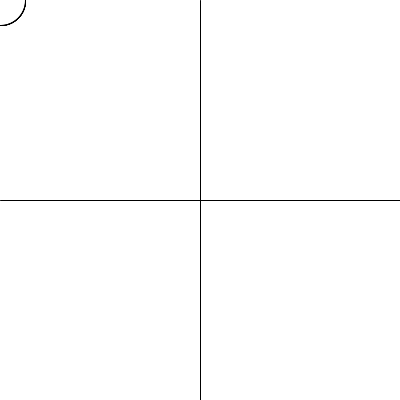
Frame 1 (no input)
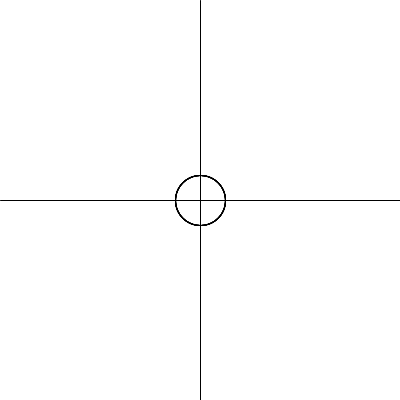
Frame 60 (the mouse pressed at the canvas centre just before this capture)
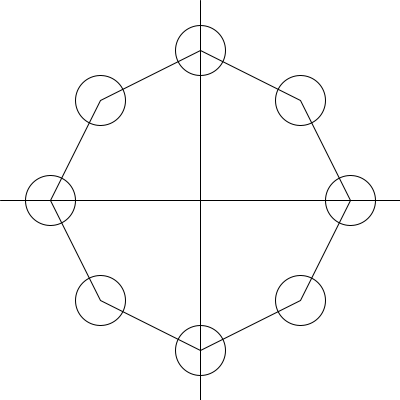
Frame 120 (the mouse held since frame 60 and released just before this capture)

The Processing sketch that drew these frames (run headless with seeded random() and noise(); from frame 60 on, the mouse is pressed at the canvas centre):

// Processing sketch: processing_178836
// ── processing_178836.pde


float easing = 0.05;
float Radius = 80;
float miniRadius = 25;
float a1,a2,b1,b2,c1,c2,d1,d2,e1,e2,f1,f2,g1,g2,h1,h2;
float LimitN = 150;
float LimitNE = 100;
float LimitE = 150;
float LimitSE = 100;
float LimitS = 150;
float LimitSW = 100;
float LimitW = 150;
float LimitNW = 100;
float redA,greenA,blueA;
float redB,greenB,blueB;
float redC,greenC, blueC;
float redD,greenD,blueD;
float redE,greenE,blueE;
float redF,greenF,blueF;
float redG,greenG,blueG;
float redH,greenH,blueH;

void setup(){
  size(400,400);
  background(255);
  ellipseMode(RADIUS);
}
  
 void draw(){
   
   background(255);
   
float startPX = width/2; //Start Point X 
float startPY = height/2; //Start Point Y
float between = dist(mouseX,mouseY,startPX,startPY);
   
line(0,height/2,width,height/2); // x
line(width/2,0,width/2,height); // y
   
   
   
   
   ellipse(a1,a2,miniRadius,miniRadius);
   ellipse(b1,b2,miniRadius,miniRadius);
   ellipse(c1,c2,miniRadius,miniRadius);
   ellipse(d1,d2,miniRadius,miniRadius);
   ellipse(e1,e2,miniRadius,miniRadius);
   ellipse(f1,f2,miniRadius,miniRadius);
   ellipse(g1,g2,miniRadius,miniRadius);
   ellipse(h1,h2,miniRadius,miniRadius);
      

   
   
//Hover Movement

if (between < Radius+70) {
 a1 = a1 + 4;
 a2 = a2 + 4;
 b1 = b1 - 4;
 b2 = b2 - 4;
 c1 = c1 - 4;
 d1 = d1 - 4;
 d2 = d2 + 4;
 e1 = e1  + 4;
 e2 = e2  - 4;
 f1 = f1  + 4;
 g2 = g2 - 4;
 h2 = h2 + 4;

 
}
 
 else {
   
   a1 = startPX;
   a2 = startPY;
   b1 = startPX;
   b2 = startPY;
   c1 = startPX;
   c2 = startPY; 
   d1 = startPX;
   d2 = startPY; 
   e1 = startPX;
   e2 = startPY;
   f1 = startPX;
   f2 = startPY;
   g1 = startPX;
   g2 = startPY;
   h1 = startPX;
   h2 = startPY;
 
   
 } 
 
 // a Limiter

if (a1 > (startPX+LimitSE)){
a1 = startPX+LimitSE;
a2 = startPY+LimitSE;
   }
   
   // b Limiter 
if  (b1 < (startPX-LimitNW)){
b1 = startPX-LimitNW;
b2 = startPY-LimitNW;
}

   // c Limiter 
if  (c1 < (startPX-LimitW)){
c1 = startPX-LimitW;
c2 = startPY;
}

// d Limiter 
if  (d1 < (startPX-LimitSW)){
d1 = startPX-LimitSW;
d2 = startPY +LimitSW;
}

// e Limiter 
if  (e1 >= (startPX+LimitNE)){
e1 = startPX+LimitNE;
e2 = startPY - LimitNE;
}
  // f Limiter 
if  (f1 >(startPX+LimitE)){
f1 = startPX+LimitE;
f2 = startPY;
}
   // g Limiter 
if  (g2 <(startPY-LimitN)){
g1 = startPX;
g2 = startPY-LimitN;
}

   // h Limiter 
if  (h2 >(startPY+LimitS)){
h1 = startPX;
h2 = startPY+LimitS;
}


noFill();
beginShape();
vertex(a1, a2);
vertex(h1, h2);
vertex(d1, d2);
vertex(c1, c2);
vertex(b1, b2);
vertex(g1, g2);
vertex(e1, e2);
vertex(f1, f2);
vertex(a1, a2);
endShape(CLOSE);

 }
